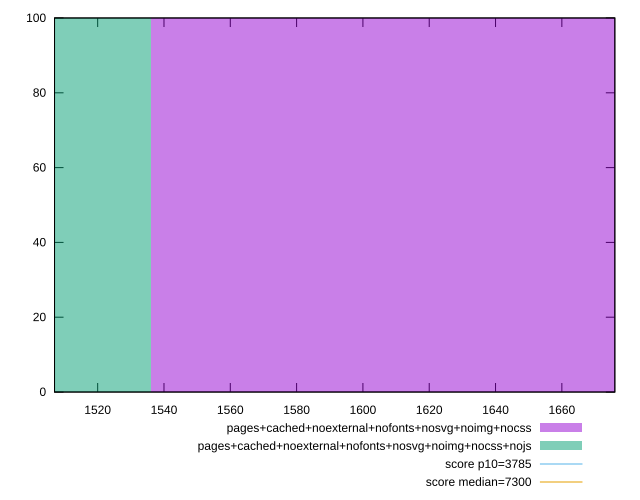

gnuplot code for this plot:
reset

$pagesCachedNoexternalNofontsNosvgNoimgNocss <<EOF
1626.3350935678313 100
EOF

$pagesCachedNoexternalNofontsNosvgNoimgNocssNojs <<EOF
1445.6311942825168 100
EOF

set key outside below
set boxwidth 180.7038992853146
set xrange [1506.9898:1675.9770999999996]
set yrange [0:100]
set trange [0:100]
set style fill transparent solid 0.5 noborder

set parametric
set terminal svg size 640, 500 enhanced background rgb 'white'
set output "report_00008_2021-01-22T20:58:29.167/interactive/comparison/histogram/12_vs_13.svg"

plot $pagesCachedNoexternalNofontsNosvgNoimgNocss title "pages+cached+noexternal+nofonts+nosvg+noimg+nocss" with boxes, \
     $pagesCachedNoexternalNofontsNosvgNoimgNocssNojs title "pages+cached+noexternal+nofonts+nosvg+noimg+nocss+nojs" with boxes, \
     3785,t title "score p10=3785", \
     7300,t title "score median=7300"

reset
